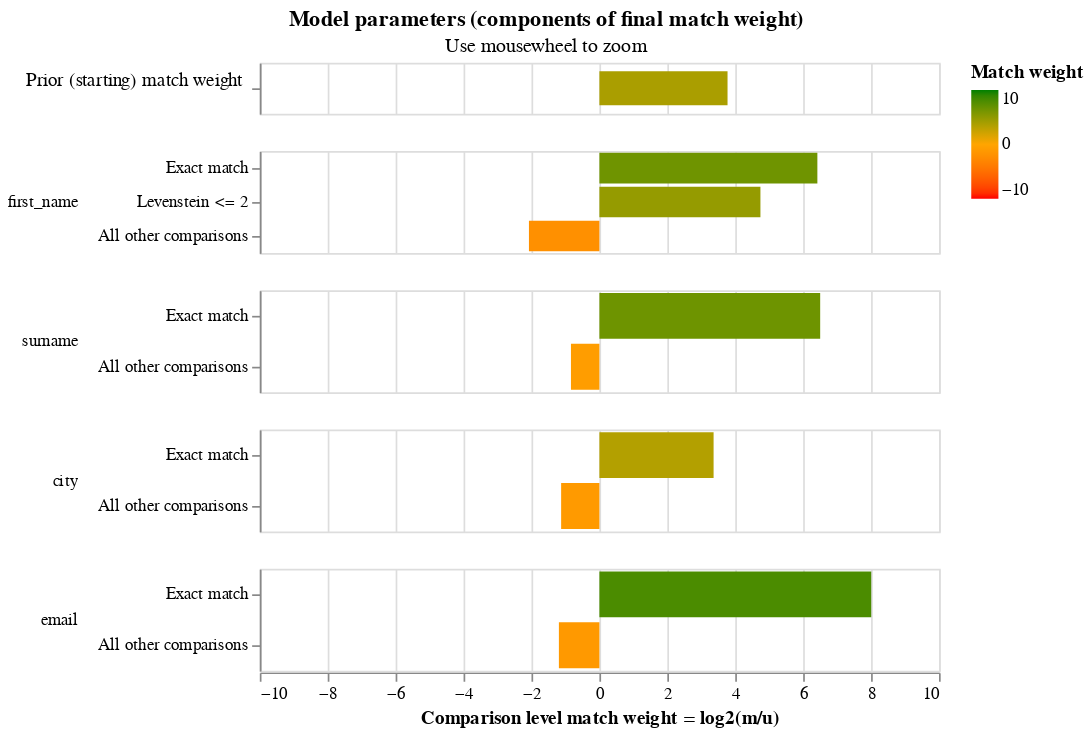

The code cell stored with this chart in its notebook:
### Markdown cell above
In a second training session, we block on `dob`.  This allows us to estimate parameters for the `first_name ` and `surname` comparisons.

Between the two training sessions, we now have parameter estimates for all comparisons.

### Code cell
training_blocking_rule = "l.dob = r.dob"
training_session_dob = linker.train_m_using_expectation_maximisation(training_blocking_rule)
training_session_dob.match_weights_interactive_history_chart()

### Figure 1 — Vega-Lite specification as saved in the notebook (floating-point values rounded to 4 significant figures; data arrays with more than 128 entries replaced by an {"elided": "..."} marker saying what was removed)
{"$schema": "https://vega.github.io/schema/vega-lite/v5.2.json", "config": {"header": {"title": null}, "mark": {"tooltip": null}, "title": {"anchor": "middle"}, "view": {"height": 60, "width": 400}}, "data": {"values": {"elided": "230 records"}}, "params": [{"bind": {"input": "range", "max": 22, "min": 0, "step": 1}, "description": "Filter by the interation number", "name": "iteration_number", "value": 22}], "resolve": {"axis": {"y": "independent"}, "scale": {"y": "independent"}}, "selection": {"zoom_selector": {"bind": "scales", "encodings": ["x"], "type": "interval"}}, "title": {"subtitle": "Use mousewheel to zoom", "text": "Model parameters (components of final match weight)"}, "transform": [{"filter": "(datum.iteration == iteration_number)"}], "vconcat": [{"encoding": {"color": {"field": "log2_bayes_factor", "scale": {"domain": [-10, 0, 10], "range": ["red", "orange", "green"]}, "title": "Match weight", "type": "quantitative"}, "tooltip": [{"field": "comparison_name", "title": "Comparison name", "type": "nominal"}, {"field": "proportion_of_matches", "format": ".4f", "title": "Proportion of matches", "type": "nominal"}, {"field": "log2_bayes_factor", "format": ",.4f", "title": "Equivalent match weight", "type": "quantitative"}, {"field": "bayes_factor_description", "title": "Match weight description", "type": "nominal"}], "x": {"axis": {"domain": false, "labels": false, "ticks": false, "title": ""}, "field": "log2_bayes_factor", "scale": {"domain": [-10, 10]}, "type": "quantitative"}, "y": {"axis": {"title": "Prior (starting) match weight", "titleAlign": "right", "titleAngle": 0, "titleFontWeight": "normal"}, "field": "label_for_charts", "sort": {"field": "comparison_vector_value", "order": "descending"}, "type": "nominal"}}, "height": 30, "mark": {"clip": true, "height": 20, "type": "bar"}, "selection": {"zoom_selector": {"bind": "scales", "encodings": ["x"], "type": "interval"}}, "transform": [{"filter": "(datum.comparison_name == 'proportion_of_matches')"}]}, {"encoding": {"color": {"field": "log2_bayes_factor", "scale": {"domain": [-10, 0, 10], "range": ["red", "orange", "green"]}, "title": "Match weight", "type": "quantitative"}, "row": {"field": "comparison_name", "header": {"labelAlign": "left", "labelAnchor": "middle", "labelAngle": 0}, "sort": {"field": "comparison_sort_order"}, "type": "nominal"}, "tooltip": [{"field": "comparison_name", "title": "Comparison name", "type": "nominal"}, {"field": "label_for_charts", "title": "Label", "type": "ordinal"}, {"field": "sql_condition", "title": "SQL condition", "type": "nominal"}, {"field": "m_probability", "format": ".4f", "title": "M probability", "type": "quantitative"}, {"field": "u_probability", "format": ".4f", "title": "U probability", "type": "quantitative"}, {"field": "bayes_factor", "format": ",.4f", "title": "Bayes factor = m/u", "type": "quantitative"}, {"field": "log2_bayes_factor", "format": ",.4f", "title": "Match weight = log2(m/u)", "type": "quantitative"}, {"field": "bayes_factor_description", "title": "Match weight description", "type": "nominal"}], "x": {"axis": {"title": "Comparison level match weight = log2(m/u)"}, "field": "log2_bayes_factor", "scale": {"domain": [-10, 10]}, "type": "quantitative"}, "y": {"axis": {"title": null}, "field": "label_for_charts", "sort": {"field": "comparison_vector_value", "order": "descending"}, "type": "nominal"}}, "mark": {"clip": true, "type": "bar"}, "resolve": {"axis": {"y": "independent"}, "scale": {"y": "independent"}}, "selection": {"zoom_selector": {"bind": "scales", "encodings": ["x"], "type": "interval"}}, "transform": [{"filter": "(datum.comparison_name != 'proportion_of_matches')"}]}]}
